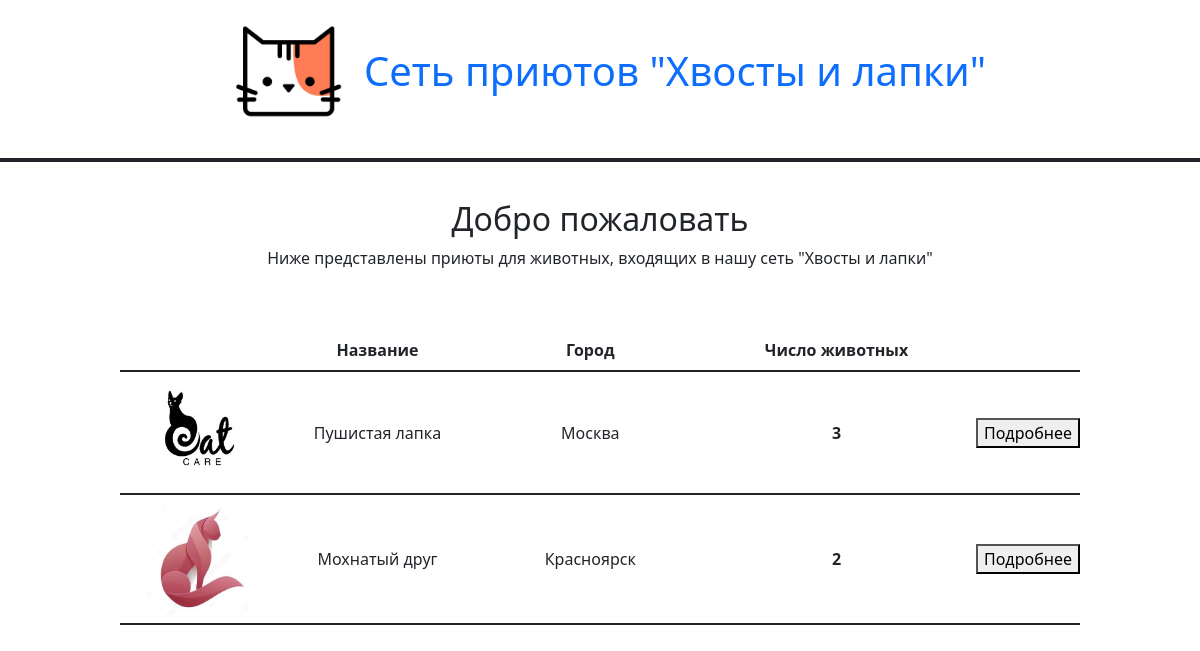
The page /kittalog/ on the database its author committed.
### kittalog/models.py (models this page shows, shortened)
class Shelter(models.Model):
    name = models.CharField(max_length=50)
    city = models.CharField(max_length=50)
    picture = models.ImageField(upload_to='images\\shelters')
    def __str__(self):
        return self.name
    def get_kit_num(self):
        return Kit.objects.filter(shelter__exact=self.id).count()

### kittalog/views.py (the view)
# urls.py: path("", views.ShelterListView.as_view(), name='shelter_list'),
class ShelterListView(generic.ListView):
    model = Shelter

### kittalog/templates/kittalog/shelter_list.html
{% extends 'base_generic.html' %}
{% load static %}
{% block header%}
    <div class='header'  style="text-align: center; ">
      <h1>
        <a href = '{% url 'shelter_list' %}'><img class='logo' src='{% static 'kittalog/img/logo.jpg' %}'>Сеть приютов "Хвосты и лапки"</a>
      </h1>
    </div>
{% endblock header %}
{% block content %}
    <h2>Добро пожаловать</h2>
    <p>Ниже представлены приюты для животных, входящих в нашу сеть "Хвосты и лапки"</p>
    {% if shelter_list %}
    <div table style = 'margin-top: 5%'>
        <table class='listed' style = 'margin: 5% 10%'>
            <tr><th style='width: 10em'></th><th style='width: 15em'>Название</th><th style='width: 15em'>Город</th><th style='width: 20em'>Число животных</th><th></th></tr>
            {% for shelter in shelter_list %}
            <tr><td><img src={{shelter.picture.url}} style="max-width: 7em; max-height: 7em" ></td><td>{{shelter}}</td><td>{{shelter.city}}</td><th>{{shelter.get_kit_num}}</th><td><a href='{% url 'kittalog' shelter.id %}'><button>Подробнее</button></a></tr>
            {% endfor %}
        </table>
    </div>
    {% endif %}
{% endblock content %}

### kittalog/static/kittalog/css/styles.css (style rules this page uses)
div { text-align: center; }
.header { position: fixed; top: 0; z-index: 100; width: 100%; background-color: white; border-bottom: 4px solid; }
.logo { max-width: 150px; max-height: 150px; }
.listed th, td { border-bottom: 2px solid; padding: 8px 0; }
h1 a { text-decoration: none; }

### rows shown on the page
Shelter: picture (picture), name "Пушистая лапка", city "Москва", get_kit_num "3"
Shelter: picture (picture), name "Мохнатый друг", city "Красноярск", get_kit_num "2"
